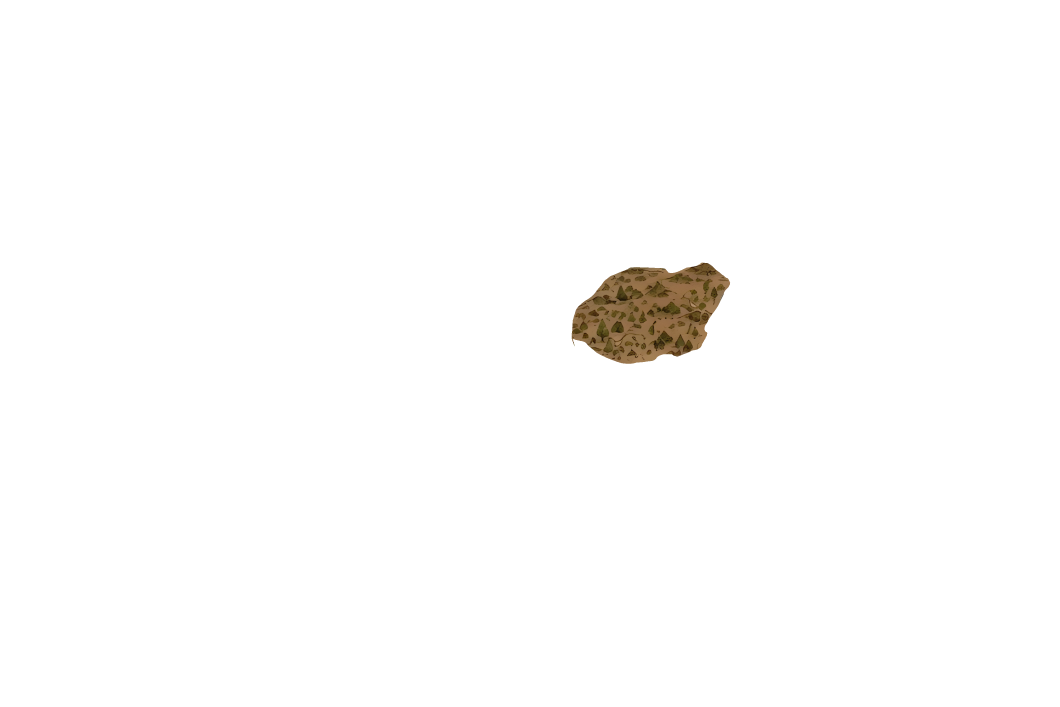
#> input picture assets-source/world/wanderlust/base/layers.backup-predilation/Alberi e colline marroni al centro.png, 4240 x 2828 px, given in place of base_flat.graded.webp, which was not available (shown at 1/4 size)
$ python poi-terrain-gate.py
#> lines starting #> are read from the running program, lines starting #| are printed output that depends on the picture; pictures that were not available may be replaced by others from this repository, and a replacement may not be noted
#!/usr/bin/env python3
"""Cancello di contrasto POI ↔ terreno — PLAN-058 T2.5, bibbia §11.4.

Compone ogni POI del registro icone (Sigillo + glifo) su 8 ritagli reali della
mappa graded (`public/assets/world/wanderlust/base/`) e fallisce se:

  G1 bordo   il bordo del Sigillo ha contrasto < 3:1 col terreno su almeno un ritaglio
             (bordo doppio: conta il migliore tra anello scuro e anello avorio)
  G2 grigio  due famiglie POI diverse sono troppo simili in scala di grigi a 24 px

Il Sigillo segue il contratto di PLAN-058 T4.1 (bordo scuro #0b0a08 2 px + avorio
#efe3c6 1,5 px; sagoma = famiglia: impresa = tondo con coda, lavoro = tessera,
minaccia = rombo). Se T4.1 cambia, aggiornare SIGIL qui sotto.
Il glifo è il file dell'icona (`file` nel registro); finché manca, il Sigillo è
vuoto e il gate misura solo bordo e sagoma (lo segnala come "glifo mancante").

Uso:
    python scripts/poi-terrain-gate.py               # gate sul Sigillo
    python scripts/poi-terrain-gate.py --legacy      # misura anche gli anelli attuali (poiColorConfig.ts)
    python scripts/poi-terrain-gate.py --out <dir>   # dove scrivere sheet.png + report.json

Exit code 0 = verde; 1 = almeno un fallimento G1/G2.
"""
import argparse
import datetime
import itertools
import json
import pathlib
import re
import sys

import numpy as np
import yaml
from PIL import Image, ImageDraw, ImageFilter

ROOT = pathlib.Path(__file__).resolve().parent.parent
WORLD = ROOT / "public/assets/world/wanderlust/base"
LAYERS = ("layers/base_flat.graded.webp", "layers/Mare.graded.webp")  # ordine z del manifest graded
REGISTRY = ROOT / "src/docs/docs/art-direction/icons/registry.yaml"
POI_COLORS = ROOT / "src/balancing/config/idleVillage/poiColorConfig.ts"

# 8 ritagli reali (centro in px della texture 3072×2049): un bioma ciascuno,
# inclusi i tre su cui gli anelli attuali falliscono (R-177: mare, sabbia, ocra).
CROPS = {
    "prateria": (1250, 1250),
    "foresta": (560, 900),
    "sabbia": (2250, 580),
    "ocra": (2600, 1250),
    "calanchi": (2150, 1480),
    "neve": (1700, 300),
    "mare": (140, 1300),
    "villaggio": (1460, 1130),
}
CROP_PX = 176          # lato del ritaglio a schermo
POI_PX = 56            # lato del Sigillo a schermo
SS = 4                 # supersampling per l'antialias

SIGIL = {
    "dark": (0x0B, 0x0A, 0x08), "dark_px": 2.0,
    "ivory": (0xEF, 0xE3, 0xC6), "ivory_px": 1.5,
    "field": (0x17, 0x34, 0x36),  # --skin-hud-lacquer-base (lacquer_atlas)
}
POI_FAMILIES = ("impresa", "lavoro", "minaccia")
MIN_BORDER = 3.0
MIN_GREY_DIFF = 0.05   # differenza media assoluta (0–1) tra due famiglie a 24 px in grigio


# ── colore ───────────────────────────────────────────────────────────────
def lin(c: np.ndarray) -> np.ndarray:
    c = c / 255.0
    return np.where(c <= 0.04045, c / 12.92, ((c + 0.055) / 1.055) ** 2.4)


def luminance(rgb: np.ndarray) -> np.ndarray:
    l = lin(rgb.astype(float))
    return 0.2126 * l[..., 0] + 0.7152 * l[..., 1] + 0.0722 * l[..., 2]


def contrast(a: float, b: float) -> float:
    hi, lo = max(a, b), min(a, b)
    return (hi + 0.05) / (lo + 0.05)


# ── mappa ────────────────────────────────────────────────────────────────
def load_map() -> Image.Image:
    base = None
    for rel in LAYERS:
        layer = Image.open(WORLD / rel).convert("RGBA")
#> layer is the input picture: PIL image 4240x2828 RGBA; mean R, G, B, A 2, 1.5, 0.9, 3.8
        base = Image.new("RGBA", layer.size, (0, 0, 0, 255)) if base is None else base
        base.alpha_composite(layer)
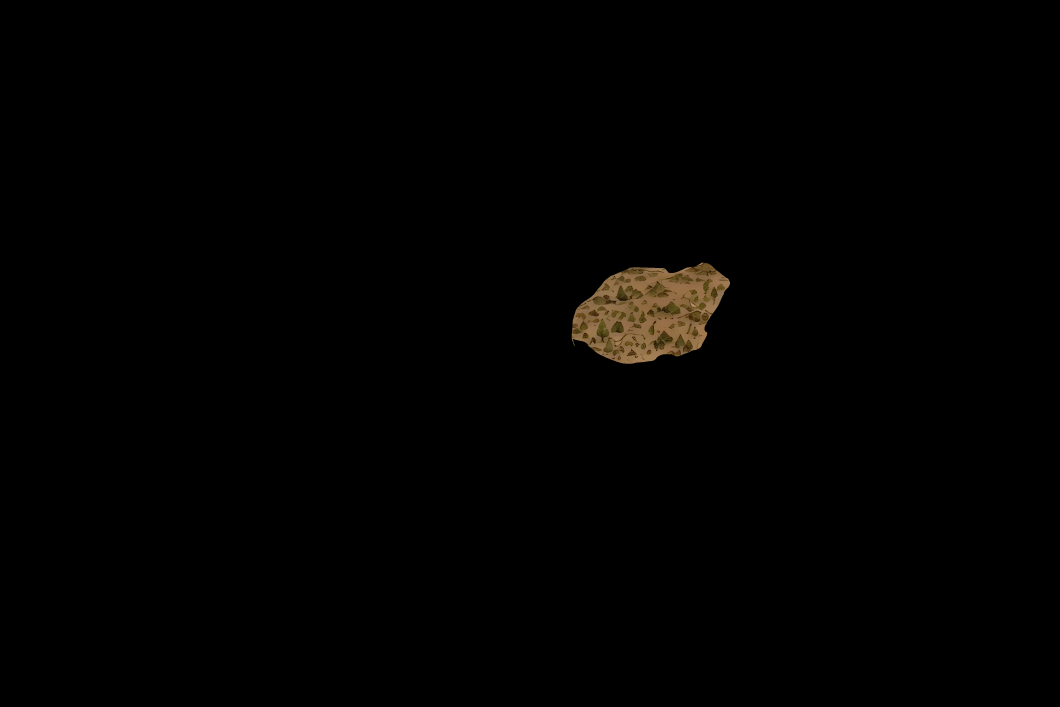
#> base: PIL image 4240x2828 RGBA (shown at 1/4 size); mean R, G, B, A 1.9, 1.4, 0.8, 255
#> pass 2 of the loop in load_map, `for rel in LAYERS:`:
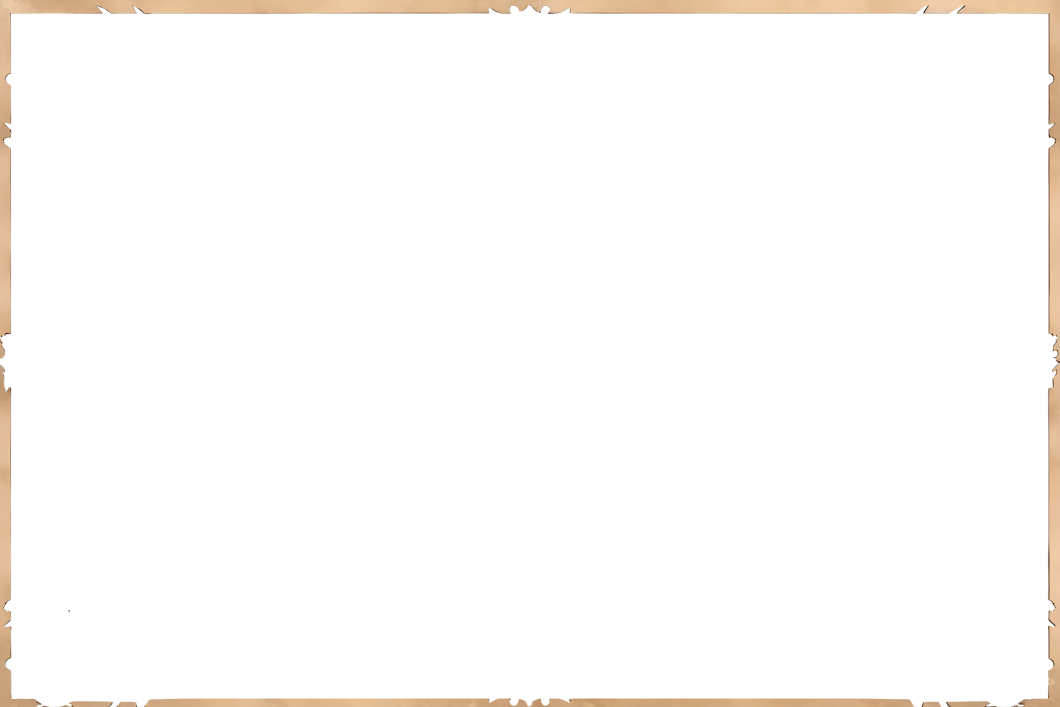
#> input picture assets-source/world/wanderlust/base/layers.backup-predilation/Bordo.png, 4240 x 2828 px, given in place of Mare.graded.webp, which was not available (shown at 1/4 size)
#> in load_map, layer is the input picture: PIL image 4240x2828 RGBA; mean R, G, B, A 11.2, 8.9, 6.8, 12
#> in load_map, `base.alpha_composite(layer)`:
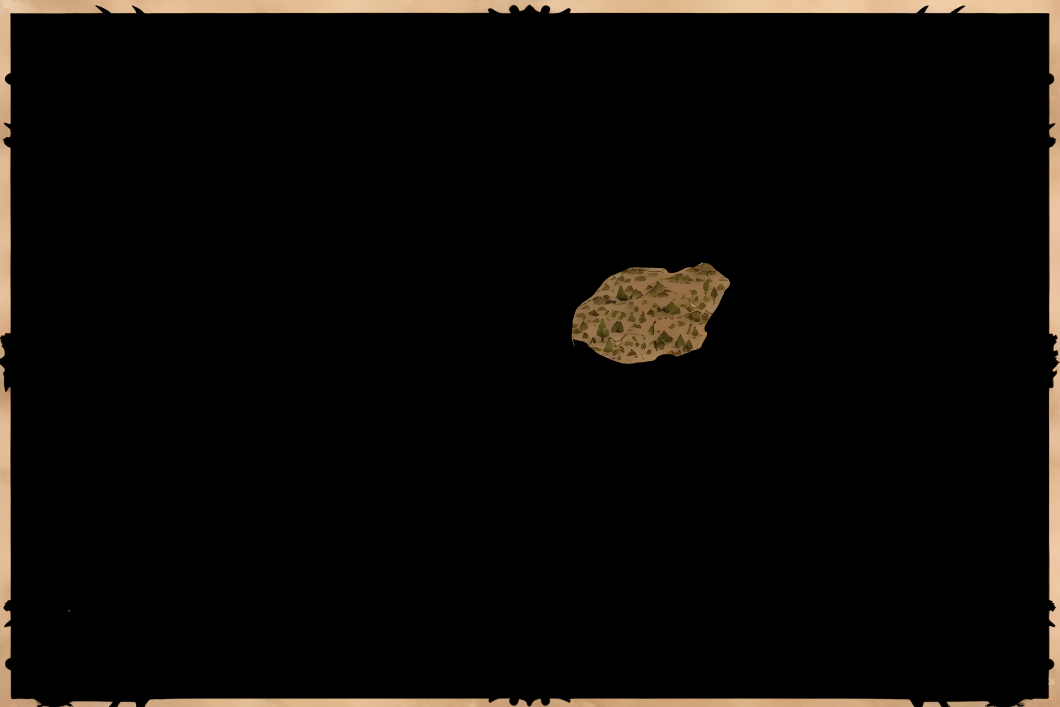
#> base: PIL image 4240x2828 RGBA (shown at 1/4 size); mean R, G, B, A 12, 9.8, 7.3, 255
    return base.convert("RGB")
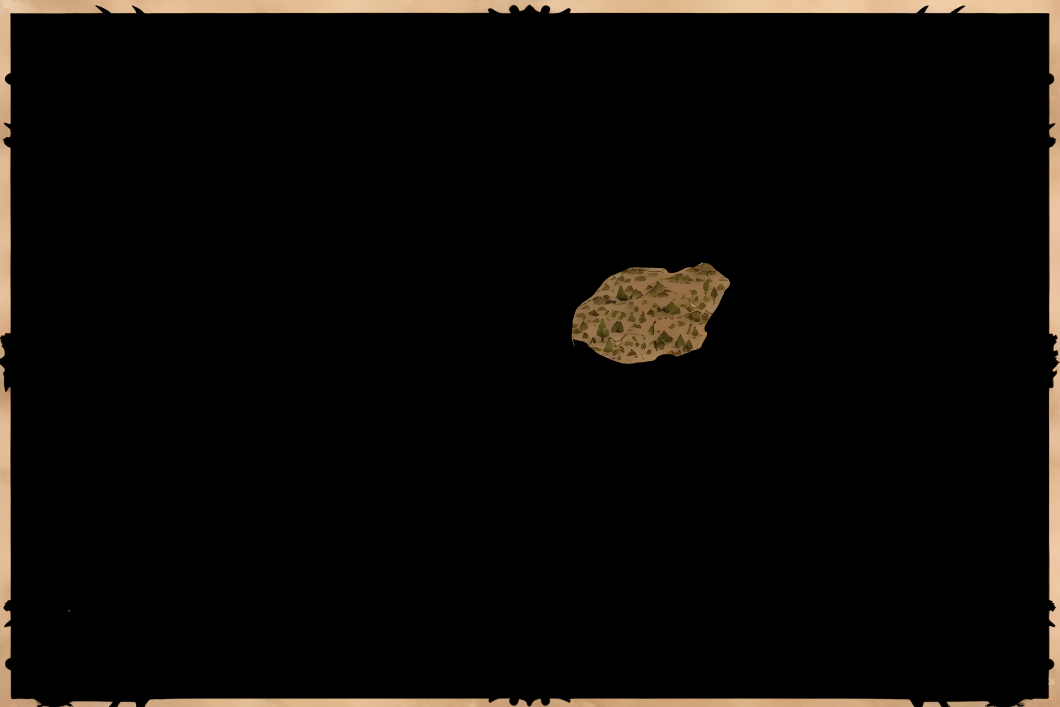
#> returned value: PIL image 4240x2828 RGB (shown at 1/4 size); mean R, G, B 12, 9.8, 7.3


def crop(world: Image.Image, centre: tuple[int, int]) -> Image.Image:
#> (the run stopped early here; a loop or call above may not have finished)
